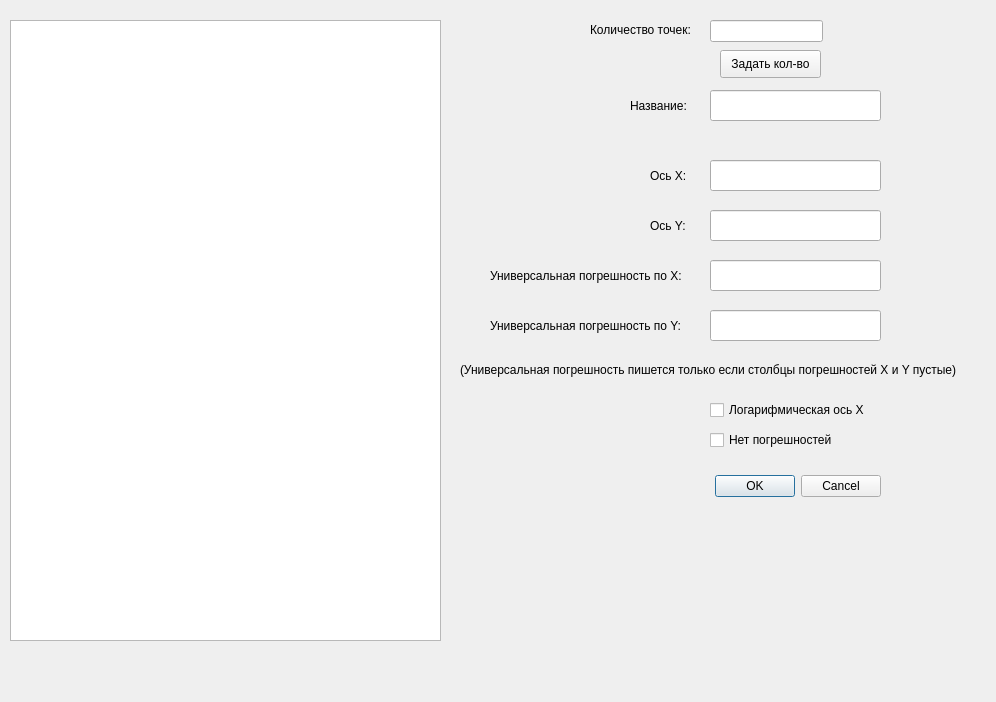
<?xml version="1.0" encoding="UTF-8"?>
<ui version="4.0">
 <class>Dialog</class>
 <widget class="QDialog" name="Dialog">
  <property name="geometry">
   <rect>
    <x>0</x>
    <y>0</y>
    <width>996</width>
    <height>702</height>
   </rect>
  </property>
  <property name="windowTitle">
   <string>Dialog</string>
  </property>
  <widget class="QDialogButtonBox" name="buttonBox">
   <property name="geometry">
    <rect>
     <x>540</x>
     <y>470</y>
     <width>341</width>
     <height>32</height>
    </rect>
   </property>
   <property name="orientation">
    <enum>Qt::Horizontal</enum>
   </property>
   <property name="standardButtons">
    <set>QDialogButtonBox::Cancel|QDialogButtonBox::Ok</set>
   </property>
  </widget>
  <widget class="QTableWidget" name="table_values">
   <property name="geometry">
    <rect>
     <x>10</x>
     <y>20</y>
     <width>431</width>
     <height>621</height>
    </rect>
   </property>
  </widget>
  <widget class="QLabel" name="label">
   <property name="geometry">
    <rect>
     <x>630</x>
     <y>90</y>
     <width>61</width>
     <height>31</height>
    </rect>
   </property>
   <property name="text">
    <string>Название:</string>
   </property>
  </widget>
  <widget class="QLineEdit" name="line_name">
   <property name="geometry">
    <rect>
     <x>710</x>
     <y>90</y>
     <width>171</width>
     <height>31</height>
    </rect>
   </property>
  </widget>
  <widget class="QLabel" name="label_3">
   <property name="geometry">
    <rect>
     <x>650</x>
     <y>160</y>
     <width>61</width>
     <height>31</height>
    </rect>
   </property>
   <property name="text">
    <string>Ось Х:</string>
   </property>
  </widget>
  <widget class="QLineEdit" name="line_x_name">
   <property name="geometry">
    <rect>
     <x>710</x>
     <y>160</y>
     <width>171</width>
     <height>31</height>
    </rect>
   </property>
  </widget>
  <widget class="QLabel" name="label_2">
   <property name="geometry">
    <rect>
     <x>650</x>
     <y>210</y>
     <width>61</width>
     <height>31</height>
    </rect>
   </property>
   <property name="text">
    <string>Ось Y:</string>
   </property>
  </widget>
  <widget class="QLineEdit" name="line_y_name">
   <property name="geometry">
    <rect>
     <x>710</x>
     <y>210</y>
     <width>171</width>
     <height>31</height>
    </rect>
   </property>
  </widget>
  <widget class="QLabel" name="label_4">
   <property name="geometry">
    <rect>
     <x>490</x>
     <y>260</y>
     <width>211</width>
     <height>31</height>
    </rect>
   </property>
   <property name="text">
    <string>Универсальная погрешность по X:</string>
   </property>
  </widget>
  <widget class="QLineEdit" name="line_x_error">
   <property name="geometry">
    <rect>
     <x>710</x>
     <y>260</y>
     <width>171</width>
     <height>31</height>
    </rect>
   </property>
  </widget>
  <widget class="QLineEdit" name="line_y_error">
   <property name="geometry">
    <rect>
     <x>710</x>
     <y>310</y>
     <width>171</width>
     <height>31</height>
    </rect>
   </property>
  </widget>
  <widget class="QLabel" name="label_5">
   <property name="geometry">
    <rect>
     <x>490</x>
     <y>310</y>
     <width>211</width>
     <height>31</height>
    </rect>
   </property>
   <property name="text">
    <string>Универсальная погрешность по Y:</string>
   </property>
  </widget>
  <widget class="QLabel" name="label_6">
   <property name="geometry">
    <rect>
     <x>460</x>
     <y>360</y>
     <width>541</width>
     <height>20</height>
    </rect>
   </property>
   <property name="text">
    <string>(Универсальная погрешность пишется только если столбцы погрешностей X и Y пустые)</string>
   </property>
  </widget>
  <widget class="QCheckBox" name="checkBox">
   <property name="geometry">
    <rect>
     <x>710</x>
     <y>400</y>
     <width>181</width>
     <height>20</height>
    </rect>
   </property>
   <property name="text">
    <string>Логарифмическая ось X</string>
   </property>
  </widget>
  <widget class="QLineEdit" name="line_count">
   <property name="geometry">
    <rect>
     <x>710</x>
     <y>20</y>
     <width>113</width>
     <height>22</height>
    </rect>
   </property>
  </widget>
  <widget class="QLabel" name="label_7">
   <property name="geometry">
    <rect>
     <x>590</x>
     <y>20</y>
     <width>111</width>
     <height>20</height>
    </rect>
   </property>
   <property name="text">
    <string>Количество точек:</string>
   </property>
  </widget>
  <widget class="QPushButton" name="pushButton_count">
   <property name="geometry">
    <rect>
     <x>720</x>
     <y>50</y>
     <width>101</width>
     <height>28</height>
    </rect>
   </property>
   <property name="text">
    <string>Задать кол-во</string>
   </property>
  </widget>
  <widget class="QCheckBox" name="checkBox_error">
   <property name="geometry">
    <rect>
     <x>710</x>
     <y>430</y>
     <width>151</width>
     <height>20</height>
    </rect>
   </property>
   <property name="text">
    <string>Нет погрешностей</string>
   </property>
  </widget>
 </widget>
 <resources/>
 <connections>
  <connection>
   <sender>buttonBox</sender>
   <signal>accepted()</signal>
   <receiver>Dialog</receiver>
   <slot>accept()</slot>
   <hints>
    <hint type="sourcelabel">
     <x>248</x>
     <y>254</y>
    </hint>
    <hint type="destinationlabel">
     <x>157</x>
     <y>274</y>
    </hint>
   </hints>
  </connection>
  <connection>
   <sender>buttonBox</sender>
   <signal>rejected()</signal>
   <receiver>Dialog</receiver>
   <slot>reject()</slot>
   <hints>
    <hint type="sourcelabel">
     <x>316</x>
     <y>260</y>
    </hint>
    <hint type="destinationlabel">
     <x>286</x>
     <y>274</y>
    </hint>
   </hints>
  </connection>
 </connections>
</ui>
